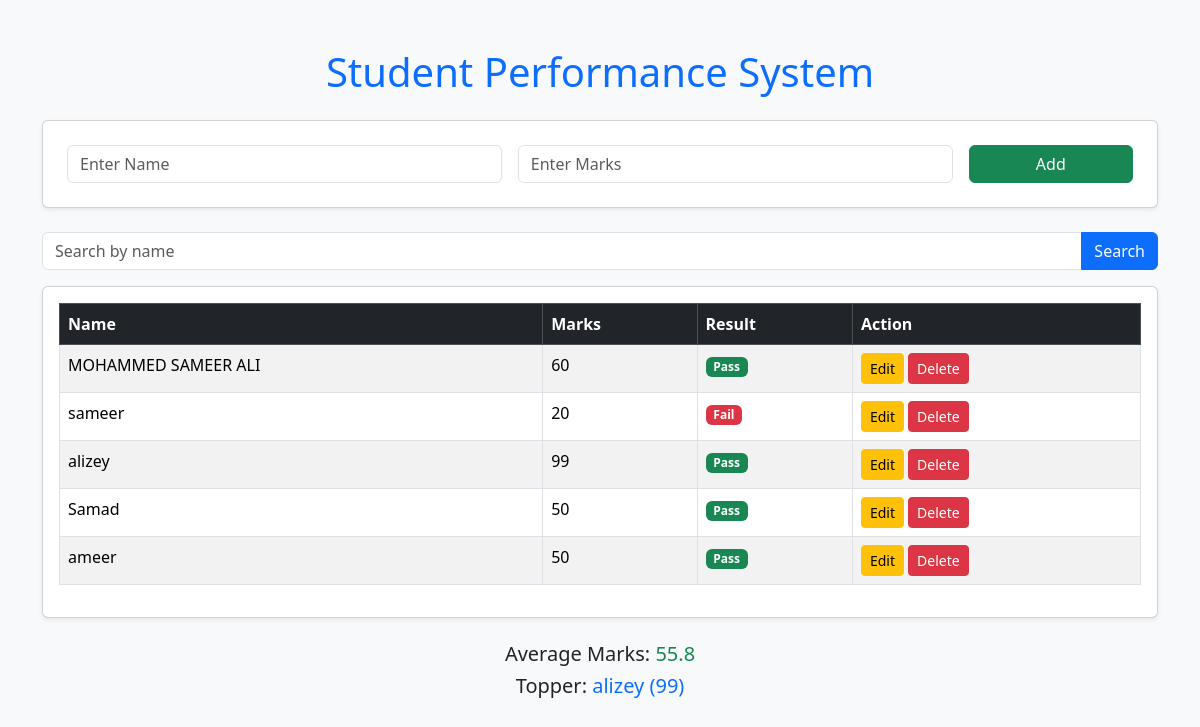
Before: / with the older database file.
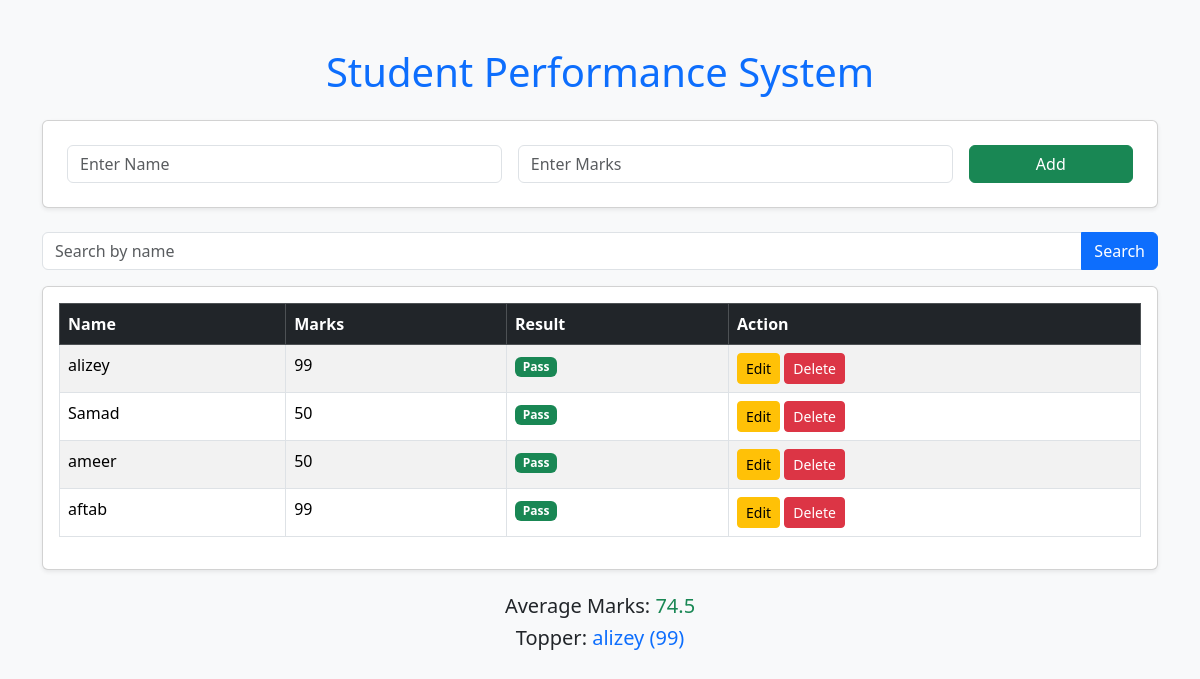
After: the same page with the newer database file.
### tables this page shows
CREATE TABLE students (
    id INTEGER PRIMARY KEY AUTOINCREMENT,
    name TEXT,
    marks INTEGER,
    result TEXT
);

### app.py (the view, shortened to what this page needs)
@app.route("/", methods=["GET", "POST"])
def index():
    conn = get_db()
    cur = conn.cursor()
    search_query = request.args.get("search")
    if search_query:
        cur.execute(
            "SELECT id, name, marks, result FROM students WHERE name LIKE ?",
            ("%" + search_query + "%",)
        )
    else:
        cur.execute("SELECT id, name, marks, result FROM students")
    data = cur.fetchall()
    cur.execute("SELECT AVG(marks) FROM students")
    avg = cur.fetchone()[0]
    cur.execute("SELECT name, MAX(marks) FROM students")
    topper = cur.fetchone()
    conn.close()
    return render_template("index.html", data=data, avg=avg, topper=topper)

### app.py (called while the page is built)
def get_db():
    return sqlite3.connect("students.db")

### templates/index.html (shortened to what this page needs)
<!DOCTYPE html>
<html>
<head>
    <link href="https://cdn.jsdelivr.net/npm/bootstrap@5.3.2/dist/css/bootstrap.min.css" rel="stylesheet">
</head>
<body class="bg-light">
<div class="container mt-5">
    <h1 class="text-center text-primary mb-4">
        Student Performance System
    </h1>
    <div class="card p-4 shadow-sm mb-4">
        <form method="POST" class="row g-3">
            <div class="col-md-5">
                <input type="text" name="name" class="form-control" placeholder="Enter Name" required>
            </div>
            <div class="col-md-5">
                <input type="number" name="marks" class="form-control" placeholder="Enter Marks" required>
            </div>
            <div class="col-md-2">
                <button type="submit" class="btn btn-success w-100">Add</button>
            </div>
        </form>
    </div>
    <form method="GET" class="mb-3">
        <div class="input-group">
            <input type="text" name="search" class="form-control" placeholder="Search by name">
            <button class="btn btn-primary">Search</button>
        </div>
    </form>
    <div class="card p-3 shadow-sm">
        <table class="table table-bordered table-striped">
            <thead class="table-dark">
                <tr>
                    <th>Name</th>
                    <th>Marks</th>
                    <th>Result</th>
                    <th>Action</th>
                </tr>
            </thead>
            <tbody>
                {% for row in data %}
                <tr>
                    <td>{{ row[1] }}</td>
                    <td>{{ row[2] }}</td>
                    <td>
                        {% if row[3] == "Pass" %}
                            <span class="badge bg-success">Pass</span>
                        {% else %}
                            <span class="badge bg-danger">Fail</span>
                        {% endif %}
                    </td>
                    <td>
                        <a href="{{ url_for('edit', id=row[0]) }}" class="btn btn-warning btn-sm">Edit</a>
                        <a href="{{ url_for('delete', id=row[0]) }}" class="btn btn-danger btn-sm">Delete</a>
                    </td>
                </tr>
                {% endfor %}
            </tbody>
        </table>
    </div>
    <div class="mt-4 text-center">
        <h5>Average Marks: <span class="text-success">{{ avg }}</span></h5>
        <h5>Topper: <span class="text-primary">
            {{ topper[0] if topper else '' }} ({{ topper[1] if topper else '' }})
        </span></h5>
    </div>
</div>
</body>
</html>

Changed rows visible on the page:
removed students: name "MOHAMMED SAMEER ALI", marks "60", result "Pass"
removed students: name "sameer", marks "20", result "Fail"
added students: name "aftab", marks "99", result "Pass"
Other visible differences:
{{ avg }}: "55.8" → "74.5"
